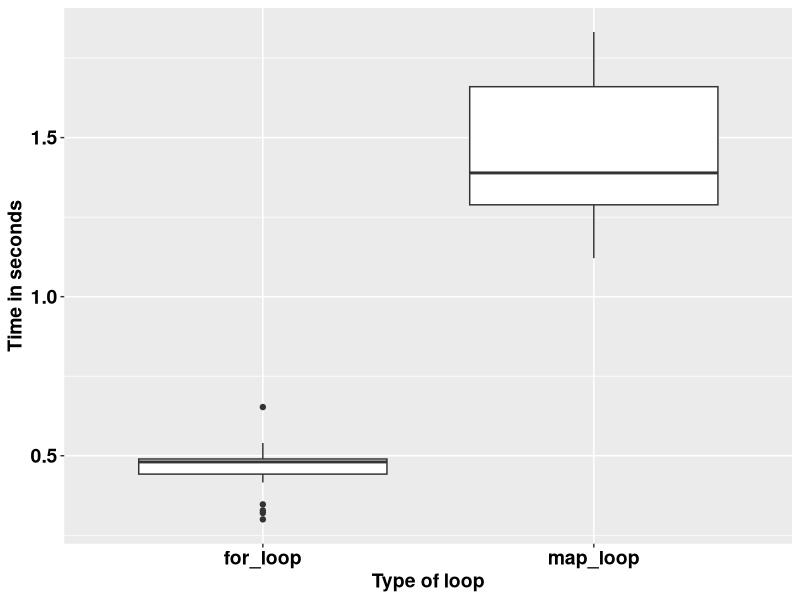

Recreate this plot in R.
## ---- chunk 1
knitr::opts_chunk$set(echo = TRUE)
## ---- chunk 2
square <- function(a) a**2
square(3)
## ---- chunk 3
square <- function(b){
  b**2
}
square(3)
## ---- chunk 4
square <- function(c){
  product <- c**2
  return(product)
}
square(3)
## ---- chunk 5
square <- function(d){
  product <- d**2
  print(product)
}
square(5)
## ---- chunk 6
square <- function(e){
  product <- e**2
  (product)
}
square(9)
## ---- chunk 7
square <- function(f){
  product <- f**2
  show(product)
}
square(9)
## ---- chunk 8
square_root <- function(b){
  product <- b^0.5
  return(product/2)
}
square_root(9)
## ---- chunk 9
square_root
## ---- chunk 10
square(-10:10)
## ---- chunk 11
square_root(c(-26, 1:15, 158))
## ---- chunk 12
m <- list(12, 18, 345)
square_root(m[[2]])
## ---- chunk 13
rescale <- function(x){
  m <- mean(x)
  s <- sd(x)
  (x - m) / s
}
rescale(c(-52, 58, 46, 99))
## ---- chunk 14
rescale <- function(x, only_translate){
  m <- mean(x)
  translated <- x - m
  if (only_translate) return(translated)
  s <- sd(x)
  translated / s
}

rescale(x = 1:6, only_translate = TRUE)
## ---- chunk 15
rescale <- function(x, only_translate){
  m <- mean(x)
  translated <- x - m
  if (only_translate) return(translated)
  s <- sd(x)
  translated / s
}

rescale(x = 1:4, only_translate = FALSE)
## ---- chunk 16
rescale( only_translate = TRUE, x = 1:4)
## ---- chunk 17
rescale(x = 1:4, TRUE)
rescale(TRUE, x = 1:4)
rescale(1:4, only_translate = T)
rescale(only_translate = T, 1:4)
## ---- chunk 18
rescale(1:4, o = T)
rescale(o = T, 1:4)
## ---- chunk 19
rescale <- function(x, only_translate = FALSE){
  m <- mean(x)
  translated <- x - m
  if(only_translate) return(translated)
  s <- sd(x)
  translated / s
}
## ---- chunk 20
rescale(1:4) # This runs with only_translate being taken as FALSE by default.
## ---- chunk 21
rescale <- function(x, ...){
  m <- mean(x, ...)
  s <- sd(x, ...)
  (x - m) / s
}

rescale(1:4)
## ---- chunk 22
x <- c(NA, 1:3)
rescale(x)
## ---- chunk 23
x <- c(NA, 1:3)
rescale(x, na.rm = TRUE)
## ---- chunk 24
some_function <- function(x) x
other_function <- function(x, ...) x
# some_function(1:4, foo = "bar") # This does not run because there was no allowance.
other_function(1:4, foo = "bar")

## ---- chunk 25
f <- function(...) list(...)
g <- function(x, y, ...) f(...)
g(x = 1, y = 2, z = 3, w = 4)
## ---- chunk 26
compare_rasters <- function(x) {
  if (sum(x > 0.5, na.rm = TRUE) > 7) {
    return(1)
  } else {
    return(0)
  }
  
}
## ---- chunk 27
library(tidyverse)
volumes <- rnorm(1000000)

for_loop <- vector()

for (k in 1:20) {
  for_loop[k] <- system.time(for (i in 1:length(volumes)) {
    2.3 * volumes[i] ^ 9
  })
}

map_loop <- vector()
for (j in 1:20) {
  map_loop[j] <- system.time(map_vec(volumes, \(x) 2.3 * x ^ 9))
}
## ---- chunk 28
data.frame(for_loop = for_loop, map_loop = map_loop) %>% 
  gather(key = "key", value = "value") %>% 
  ggplot(aes(key, value)) +
  geom_boxplot() +
  labs(x = "Type of loop",
       y = "Time in seconds") +
  theme(text = element_text(size = 14, face = "bold", colour = "black")) +
  theme(axis.text = element_text(size = 14, face = "bold", colour = "black"))
